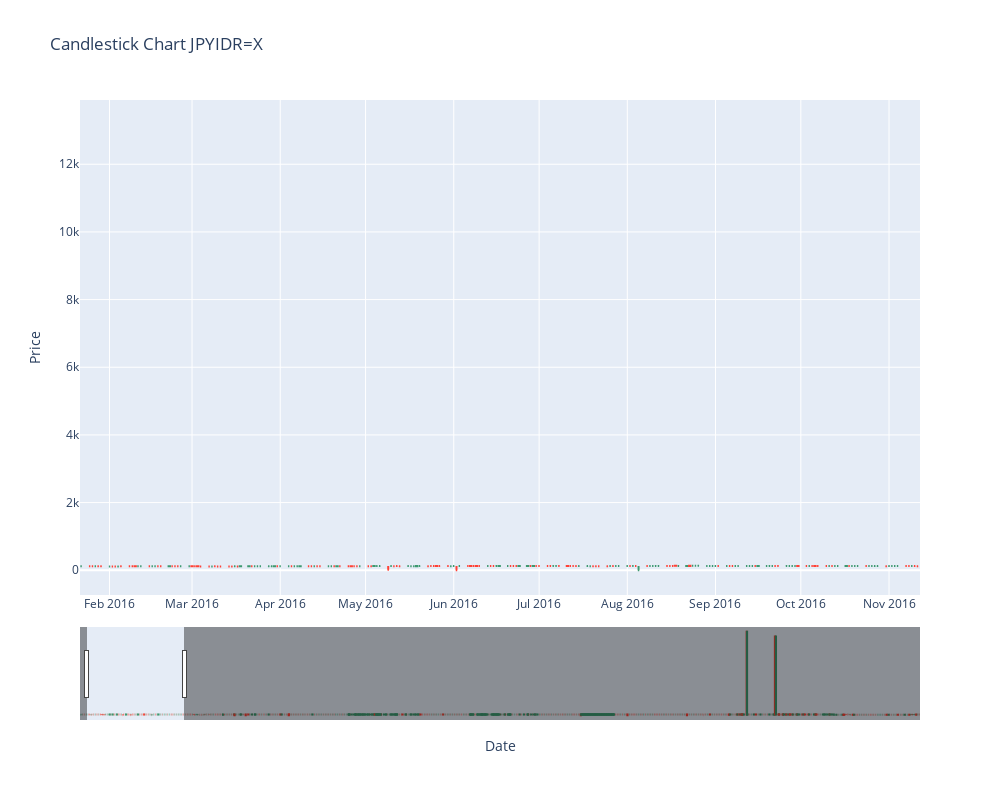

Notebook code cell kept with this figure:
### Code cell
DF['timestamp'] = pd.to_datetime(DF.index, unit='s')
fig = go.Figure(data=[go.Candlestick(x=DF['timestamp'],
                                     open=DF['open'],
                                     high=DF['high'],
                                     low=DF['low'],
                                     close=DF['close'])])

fig.update_layout(
    title=f'Candlestick Chart {TICKER}',
    xaxis_title='Date',
    yaxis_title='Price',
    width=1000,
    height=800
)

fig.show()

### Figure 1 — Plotly figure (JSON) as saved in the notebook; plotly's stock layout.template omitted (floating-point values rounded to 4 significant figures; data arrays with more than 128 entries replaced by an {"elided": "..."} marker saying what was removed)
{"data": [{"close": {"elided": "1827 float values"}, "high": {"elided": "1827 float values"}, "low": {"elided": "1827 float values"}, "open": {"elided": "1827 float values"}, "type": "candlestick", "x": {"elided": "1827 str values"}}], "layout": {"height": 800, "title": {"text": "Candlestick Chart JPYIDR=X"}, "width": 1000, "xaxis": {"autorange": false, "range": ["2016-01-21 14:48:20.8929", "2016-11-11 21:20:55.1786"], "rangeslider": {"autorange": true, "range": ["2015-12-30 12:00", "2022-12-30 12:00"], "yaxis": {"_template": null, "rangemode": "match"}}, "title": {"text": "Date"}, "type": "date"}, "yaxis": {"autorange": true, "range": [-731.4, 13900.0], "title": {"text": "Price"}}}}
